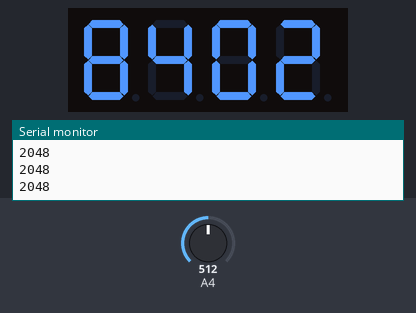
The sketch below on a simulated Arduino Uno, built with avr-gcc and run on an emulated ATmega328P. Shown: 4-digit seven-segment display, the last lines printed to the serial monitor. Wiring (inferred from the names in the program): 4-digit 7-segment display, segments lit when LOW: segments pin 4, pin 5, pin 8, pin 7, pin 6, pin 3, pin 2, pin 9; digit selects A0, A1, A2, A3. The inputs (shaded band) are chosen by the test bench; at power-on: A4 = 512. The segment pins are drawn as the display they are named for.

Above: at 1.2 s.
1.3 s: A4 set to 716
At 2.5 s:
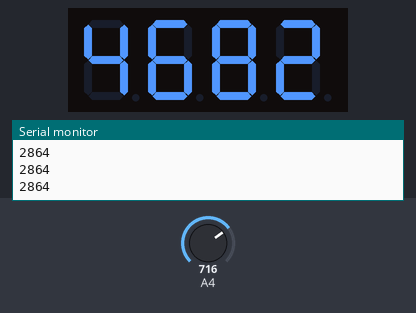
2.8 s: A4 set to 900
At 3.7 s:
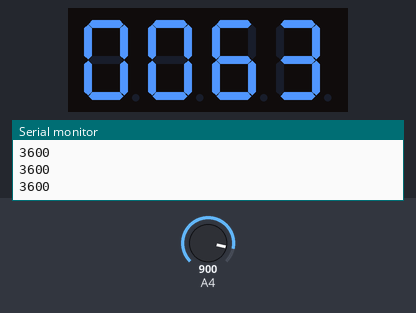
4.3 s: A4 set to 1023
At 4.8 s:
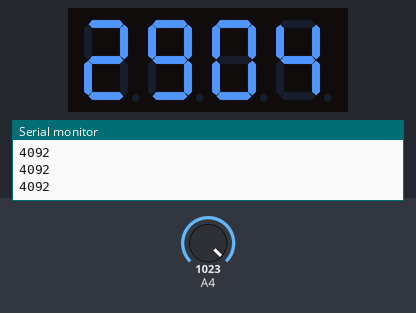
Timing chart, 0 to 7.3 s (numbered marks = the images above; inputs shaded):
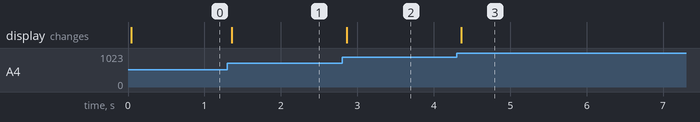

Measured:
- after the input at 1.3 s, the display: changes after 0.06 s (image 1)
- after the input at 2.8 s, the display: changes after 0.06 s (image 2)
- after the input at 4.3 s, the display: changes after 0.06 s (image 3)

The sketch:

4_krat_8_potenciometer.ino
```cpp
#define SDP 9
#define SC 8
#define SD 7
#define SE 6
#define SB 5
#define SA 4
#define SF 3
#define SG 2

#define SKUPNA_D1 A0
#define SKUPNA_D2 A1
#define SKUPNA_D3 A2
#define SKUPNA_D4 A3

#define PRIZGANA_STEVKA HIGH  //ce dela na skupno katodo zamenjaj z HIGH
#define UGASNJENA_STEVKA LOW
#define NEGIRANO !  //vkljuci ustrezno vrstico

///                    ABCDEFGP    ABCDEFGP    ABCDEFGP    ABCDEFGP    ABCDEFGP    ABCDEFGP    ABCDEFGP    ABCDEFGP    ABCDEFGP    ABCDEFGP
byte stevke[10] = { 0b11111100, 0b01100000, 0b11011010, 0b11110010, 0b01100110, 0b10110110, 0b10111110, 0b11100000, 0b11111110, 0b11110110 };

// priključki segmentov   A   B   C   D   E   F   G   DP
byte pini_segmentov[] = { SA, SB, SC, SD, SE, SF, SG, SDP };

void izberi_pozicijo(int pozicija) {
  digitalWrite(SKUPNA_D1, UGASNJENA_STEVKA);
  digitalWrite(SKUPNA_D2, UGASNJENA_STEVKA);
  digitalWrite(SKUPNA_D3, UGASNJENA_STEVKA);
  digitalWrite(SKUPNA_D4, UGASNJENA_STEVKA);

  if (pozicija == 1) {
    digitalWrite(SKUPNA_D1, PRIZGANA_STEVKA);
  } else if (pozicija == 2) {
    digitalWrite(SKUPNA_D2, PRIZGANA_STEVKA);
  } else if (pozicija == 3) {
    digitalWrite(SKUPNA_D3, PRIZGANA_STEVKA);
  } else if (pozicija == 4) {
    digitalWrite(SKUPNA_D4, PRIZGANA_STEVKA);
  }
}

void prikazi_cifro(int stevilka) {
  digitalWrite(SA, NEGIRANO(stevke[stevilka] & 0b10000000) > 0);
  digitalWrite(SB, NEGIRANO(stevke[stevilka] & 0b01000000) > 0);
  digitalWrite(SC, NEGIRANO(stevke[stevilka] & 0b00100000) > 0);
  digitalWrite(SD, NEGIRANO(stevke[stevilka] & 0b00010000) > 0);
  digitalWrite(SE, NEGIRANO(stevke[stevilka] & 0b00001000) > 0);
  digitalWrite(SF, NEGIRANO(stevke[stevilka] & 0b00000100) > 0);
  digitalWrite(SG, NEGIRANO(stevke[stevilka] & 0b00000010) > 0);
  digitalWrite(SDP, NEGIRANO(stevke[stevilka] & 0b00000001) > 0);
}


// TABELA ZA AND (IN) &&
// | A | B | A & B |
// | 0 | 0 |   0   |
// | 0 | 1 |   0   |
// | 1 | 0 |   0   |
// | 1 | 1 |   1   |


// PRIMER BINARNE OPERACIJE IN &
//    11111100  01100000
//  & 00010000  00010000
//  --------------------
//    00010000  00000000


void setup() {
  // put your setup code here, to run once:
  pinMode(SA, OUTPUT);
  pinMode(SB, OUTPUT);
  pinMode(SC, OUTPUT);
  pinMode(SD, OUTPUT);
  pinMode(SE, OUTPUT);
  pinMode(SF, OUTPUT);
  pinMode(SG, OUTPUT);
  pinMode(SDP, OUTPUT);

  pinMode(SKUPNA_D1, OUTPUT);
  pinMode(SKUPNA_D2, OUTPUT);
  pinMode(SKUPNA_D3, OUTPUT);
  pinMode(SKUPNA_D4, OUTPUT);

  izberi_pozicijo(1);
  prikazi_cifro(4);
  Serial.begin(9600);
}

void loop() {
  // put your main code here, to run repeatedly:

  int stevilo = map(analogRead(A4), 0, 1023, 0, 4092);  //sekunde od reseta

  byte e = stevilo % 10;           // 3
  byte d = (stevilo / 10) % 10;    // 0
  byte s = (stevilo / 100) % 10;   // 2
  byte t = (stevilo / 1000) % 10;  // 0

  for (int i = 1; i < 5; i++) {
    izberi_pozicijo(i);
    if (i == 1)
      prikazi_cifro(e);
    else if (i == 2)
      prikazi_cifro(d);
    else if (i == 3)
      prikazi_cifro(s);
    else if (i == 4)
      prikazi_cifro(t);
    delay(1);
  }

  Serial.println(stevilo);
}
```
